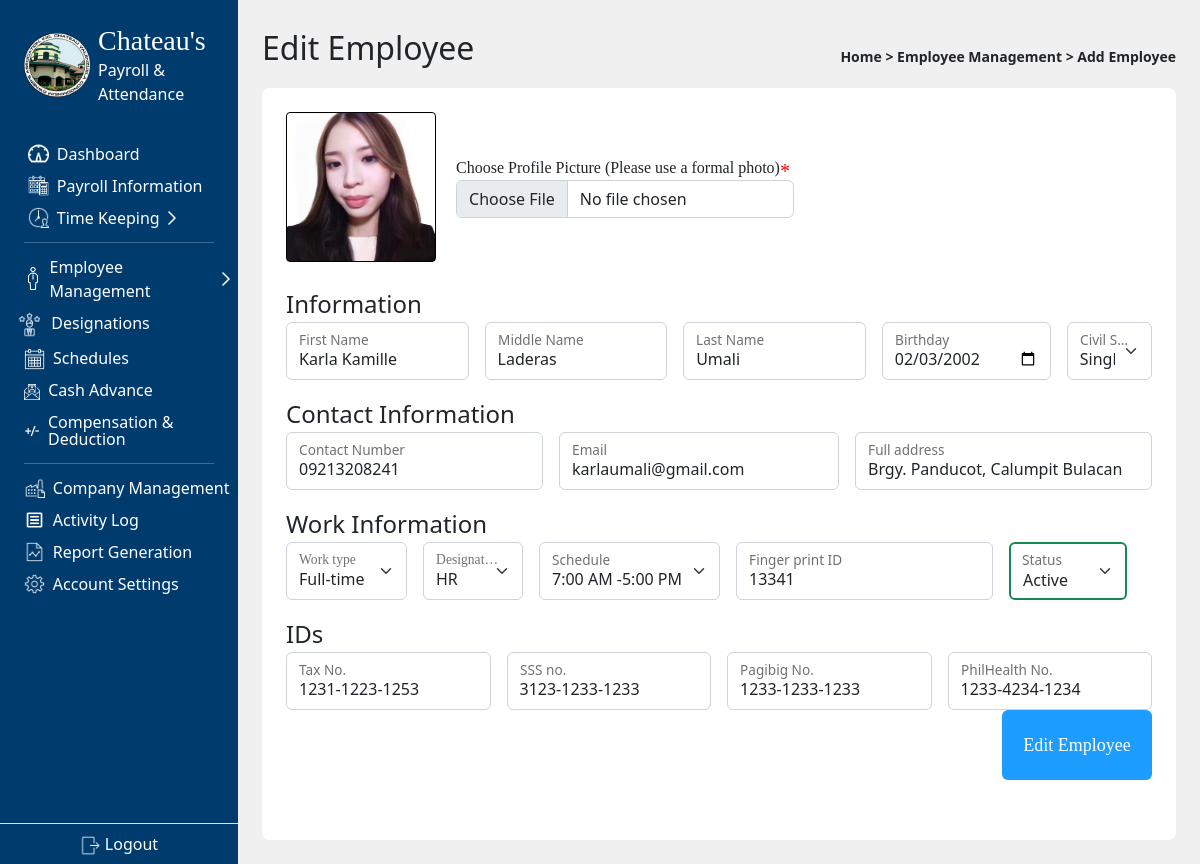
Page /admin/employee_edit.php?id=65 (signed in) on the committed database.
### tables this page shows
CREATE TABLE `employeelist` (
  `id` int(11) NOT NULL,
  `date_added` date NOT NULL DEFAULT current_timestamp(),
  `employee_key` varchar(50) NOT NULL,
  `fingerprint_id` int(10) NOT NULL,
  `fName` varchar(50) NOT NULL,
  `mName` varchar(50) NOT NULL,
  `lName` varchar(50) NOT NULL,
  `employee_Role` int(11) NOT NULL,
  `Birthday` date NOT NULL,
  `civilStatus` varchar(50) NOT NULL,
  `SSS` varchar(100) NOT NULL,
  `Tax` varchar(100) NOT NULL,
  `Contact` varchar(50) NOT NULL,
  `Email` varchar(50) DEFAULT NULL,
  `PhilHealth` varchar(50) NOT NULL,
  `Pagibig` varchar(50) NOT NULL,
  `Address` varchar(100) NOT NULL,
  `workType` varchar(50) NOT NULL,
  `sched` int(11) NOT NULL,
  `employee_status` varchar(50) NOT NULL,
  `ProfilePic` varchar(250) NOT NULL,
  `id1` varchar(250) NOT NULL,
  `id2` varchar(250) NOT NULL
);

### admin/employee_edit.php (the view, shortened to what this page needs)
<?php
    include '../connect.php';
    include '../scripts.php';
    $id=$_GET['id'];
    $sql="Select * from `employeelist` where id=$id";
    $result=mysqli_query($con,$sql);
    $row=mysqli_fetch_assoc($result);
    $fingerPrint_id=$row['fingerprint_id'];
    $fName=$row['fName'];
    $mName=$row['mName'];
    $lName=$row['lName'];
    $employee_Role=$row['employee_Role'];
    $Birthday=$row['Birthday'];
    $civilStatus=$row['civilStatus'];
    $SSS=$row['SSS'];
    $Tax=$row['Tax'];
    $Contact=$row['Contact'];
    $Email=$row['Email'];
    $PhilHealth=$row['PhilHealth'];
    $Pagibig=$row['Pagibig'];
    $Address=$row['Address'];
    $profilePic=$row['ProfilePic'];
    $schedule = $row['sched'];
    $employee_status=$row['employee_status'];
    $workType=$row['workType'];
?>
<!DOCTYPE html>
<html lang="en">
<head>
</head>
<body class="body d-flex bg-secondary bg-opacity-10">
    <div class="p-4 container overflow-scroll">
    <header class="d-flex align-items-center justify-content-between">
      <p class='fs-2'>Edit Employee</p>
      <small class='fw-semibold text-dark'>
        Home > Employee Management > Add Employee
      </small>
    </header>
        <div class="p-4 bg-white rounded-3">
            <div class="">
                <form method="post" action='employee_update.php?id=<?php echo $id?>' enctype="multipart/form-data" id='form'>
                    <div style="display:flex; align-items: center; gap:20px;">
                        <div class ='rounded-1' id="pic"
                        style="border-radius: 1rem; width: 150px; height: 150px; border: 1px black solid;
                        background-position: center; background-size:cover; background-image: url(<?php echo $profilePic ?>)">
                        </div>
                        <div>
                            <label class="inputLables">Choose Profile Picture (Please use a formal photo)<label class="req">*</label></label><br>
                            <input name="profilePic" type="file" accept="image/*" id = "profilePic" class='form-control'>
                        </div>
                    </div>
                    <br>
                    <p class="fs-4 m-0">Information</p>
                    <div style="" class='d-flex align-items-center gap-3'>
                        <div style="display:block;" class='form-floating flex-grow-1'>
                            <input id="fName" name="fName" class=" form-control" type="text" value="<?php echo $fName?>" required placeholder='asdads'>
                            <label for='fName' class="">First Name</label>
                        </div>
                        <div style="display:block;" class='form-floating flex-grow-1'>
                            <input id="mName" name="mName" class=" form-control" type="text" value="<?php echo $mName?>" required placeholder='asd'>
                            <label for='mName' class="">Middle Name</label>
                        </div>
                        <div style="display:block;" class='form-floating flex-grow-1'>
                            <input id="lName" name="lName" class=" form-control" type="text"  value="<?php echo $lName?>" required placeholder='asd'>
                            <label for='lName' class="">Last Name</label>
                        </div>
                        <div style="display:block;" class='form-floating'>
                            <input id="Birthday" name="Birthday" class=" form-control" type="date" value=<?php echo $Birthday; ?> required>
                            <label class="">Birthday</label>
                        </div>
                        <div style="" class='form-floating'>
                            <select id="civil-stat" name="civilStatus" class="form-select" style="" required>
                                <?php
                                    if($civilStatus == "Single"){
                                        echo'
                                        <option value="Single" selected>Single</option>
                                        <option value="Married">Married</option>
                                        <option value="Divorced">Divorced</option>
                                        <option value="Widowed">Widowed</option>
                                        ';
                                    }else if($civilStatus == "Married"){
                                        echo'
                                        <option value="Single">Single</option>
                                        <option value="Married" selected>Married</option>
                                        <option value="Divorced">Divorced</option>
                                        <option value="Widowed">Widowed</option>
                                        ';
                                    }
                                    ?>
                            </select>
                            <label class="">Civil Status</label>
                        </div>
                    </div>
                <p class="fs-4 m-0 mt-3">Contact Information</p>
                <div style="" class='d-flex align-items-center gap-3'>
                    <div style="display:block;" class='form-floating'>
                        <input id="no" name="Contact" class="form-control" type="text" value="<?php echo $Contact; ?>" required placeholder = 'asdasd'>
                        <label class="">Contact Number</label>
                    </div>
                    <div style="display:block;" class='form-floating'>
                        <input id="email" name="Email" class="form-control" type="email" style='min-width: 280px' value="<?php echo $Email; ?>" placeholder = 'asdasd'>
                        <label class="">Email</label>
                    </div>
                    <div style="" class='form-floating flex-grow-1'>
                        <input id="add" name="Address" class="form-control" type="text" style="" value="<?php echo $Address; ?>" required>
                            <label class="">Full address</label>
                        </div>
                    </div>
                    <p class="fs-4 m-0 mt-3">Work Information</p>
                    <div style="" class='d-flex align-items-center gap-3'>
                        <div style=" display:block;"class='form-floating'>
                            <select name="workType" class="form-select" style="" required>
                                <?php
                                    if($workType == "Full-time"){
                                        echo '
                                        <option value = "Full-time" selected>Full-time</option>
                                        <option value = "Part-time">Part-time</option>';
                                    }else if($workType == "Part-time"){
                                        echo '
                                        <option value = "Full-time">Full-time</option>
                                        <option value = "Part-time" selected>Part-time</option>';
                                    }
                                    ?>
                            </select>
                            <label class="inputLables">Work type</label>
                        </div>
                        <div style="" class='form-floating'>
                            <select name="role" id="role"class="form-select" style="" required>
                                <?php
                                    $sql = "SELECT * FROM positions";
                                    $query = $con->query($sql);
                                    while($row = $query->fetch_assoc()){
                                        if($employee_Role == $row['id']){
                                            echo '
                                            <option value = "'.$row['id'].'" selected>'.$row['description'].'</option>
                                            ';
                                        }else{
                                            echo '
                                            <option value = "'.$row['id'].'">'.$row['description'].'</option>
                                            ';
                                        }
                                    }
                                    ?>
                            </select>
                            <label class="inputLables">Designation</label>
                        </div>
                        <div class="form-floating ">
                            <select name="schedule" id="" class='form-select'>
                                <?php
                                $sqlSched = "SELECT * FROM schedules";
                                $querySched = $con->query($sqlSched);
                                while($sched = $querySched->fetch_assoc()) {
                                    if($schedule == $sched['id']){
                                        echo '<option value = "'.$sched['id'].'" selected>
                                        '.date('g:i A ',strtotime($sched['time_in'])).'-'.date('g:i A', strtotime($sched['time_out'])).'
                                        </option>';
                                    }else{
                                        echo '<option value = "'.$sched['id'].'">
                                        '.date('g:i A', strtotime($sched['time_in'])).'-'.date('g:i A', strtotime($sched['time_out'])).'
                                        </option>';
                                    }
                                }
                                ?>
                            </select>
                            <label class="">Schedule</label>
                        </div>
                        <div style="display:block;" class='form-floating'>
                            <input name="fingerprint" class="form-control" type="text" value="<?php echo $fingerPrint_id; ?>" id='finger-print' placeholder='asdas'>
                            <label class="">Finger print ID</label>
                        </div>
                        <div style=" display:block;" class='form-floating'>
                            <select id="empStatus" name="empStatus" class=" form-select border border-<?php
                                echo ($employee_status == 'Active') ? 'success' : 'danger'
                            ?> border-2" style="" required>
                                <?php
                                    if($employee_status == "Active"){
                                        echo '
                                        <option class="text-success" value = "Active" selected>Active</option>
                                        <option value = "In-Active">In-Active</option>
                                        ';
                                    }else if($employee_status == "In-Active"){
                                        echo '
                                        <option value = "Active">Active</option>
                                        <option value = "In-Active" selected>In-Active</option>
                                        ';
                                    }
                                ?>
                            </select>
                            <label class="">Status</label>
                        </div>
                    </div>
                    <p class="fs-4 m-0 mt-3">IDs</p>
                    <div class='d-flex align-items-center gap-3'>
                        <div style="display:block;" class='form-floating'>
                            <input id="taxNo" name="taxNo" class="form-control IDs" type="text" value="<?php echo $Tax; ?>" required placeholder = 'asdasd'>
                            <label class="">Tax No.</label>
                        </div>
                        <div style="display:block;" class='form-floating'>
                            <input id="SSS" name="SSS" class="form-control IDs" type="text" value="<?php echo $SSS; ?>" required placeholder = 'asdasd'>
                            <label class="">SSS no.</label>
                        </div>
                        <div style="display:block;" class='form-floating'>
                            <input id="Pagibig" name="Pagibig" class="form-control IDs" type="text" value="<?php echo $Pagibig; ?>" required placeholder = 'asdasd'>
                            <label class="">Pagibig No.</label>
                        </div>
                        <div style="display:block;" class='form-floating'>
                            <input id="PhilHealth" name="PhilHealth" class="form-control IDs" type="text" value="<?php echo $PhilHealth; ?>" required placeholder = 'asdasd'>
                            <label class="">PhilHealth No.</label>
                        </div>
                    </div>
                    <div class='d-flex justify-content-end'>
                        <button class="rounded-2 p-0 py-0 addBtnn" type="submit" name="update">Edit Employee</button>
                    </div>
                </form>
            </div>
        </div>
    </div>
</body>
</html>

### style.css (style rules this page uses)
.body { margin:0px; }
.req { font-family: mBolder; color: red; font-size: 20px; position: absolute; }
.inputLables { font-family:mBold; }
.addBtnn { font-family: mBold; background-color: #1C9DFF; color:white; border-width: 0px; width: 150px; height: 70px; font-size: large; border-radius: 1rem; margin-bottom: 20px; }

### rows in the picture
employeelist: ProfilePic (picture), fName "Karla Kamille", mName "Laderas", lName "Umali", Birthday "02/03/2002", civilStatus "Single", Contact "09213208241", Email "karlaumali@gmail.com", Address "Brgy. Panducot, Calumpit Bulacan", workType "Full-time", fingerprint "13341", empStatus "Active", taxNo "1231-1223-1253", SSS "3123-1233-1233", Pagibig "1233-1233-1233", PhilHealth "1233-4234-1234"

### other values in the picture
form field role "HR"
form field schedule "7:00 AM -5:00 PM"
